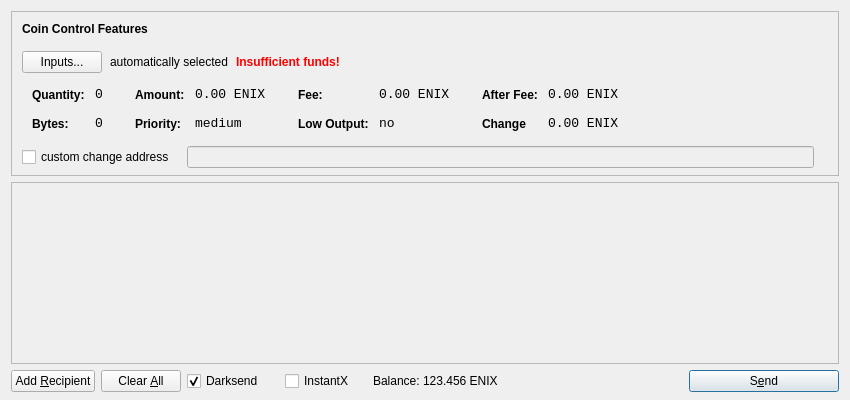
<?xml version="1.0" encoding="UTF-8"?>
<ui version="4.0">
 <class>SendCoinsDialog</class>
 <widget class="QDialog" name="SendCoinsDialog">
  <property name="geometry">
   <rect>
    <x>0</x>
    <y>0</y>
    <width>850</width>
    <height>400</height>
   </rect>
  </property>
  <property name="windowTitle">
   <string>Send Coins</string>
  </property>
  <layout class="QVBoxLayout" name="verticalLayout" stretch="0,1,0">
   <property name="bottomMargin">
    <number>8</number>
   </property>
   <item>
    <widget class="QFrame" name="frameCoinControl">
     <property name="sizePolicy">
      <sizepolicy hsizetype="Expanding" vsizetype="Expanding">
       <horstretch>0</horstretch>
       <verstretch>0</verstretch>
      </sizepolicy>
     </property>
     <property name="maximumSize">
      <size>
       <width>16777215</width>
       <height>16777215</height>
      </size>
     </property>
     <property name="frameShape">
      <enum>QFrame::StyledPanel</enum>
     </property>
     <property name="frameShadow">
      <enum>QFrame::Sunken</enum>
     </property>
     <layout class="QVBoxLayout" name="verticalLayoutCoinControl2">
      <property name="spacing">
       <number>-1</number>
      </property>
      <property name="leftMargin">
       <number>0</number>
      </property>
      <property name="topMargin">
       <number>0</number>
      </property>
      <property name="rightMargin">
       <number>0</number>
      </property>
      <property name="bottomMargin">
       <number>6</number>
      </property>
      <item>
       <layout class="QVBoxLayout" name="verticalLayoutCoinControl" stretch="0,0,0,0,1">
        <property name="spacing">
         <number>0</number>
        </property>
        <property name="leftMargin">
         <number>10</number>
        </property>
        <property name="topMargin">
         <number>10</number>
        </property>
        <item>
         <layout class="QHBoxLayout" name="horizontalLayoutCoinControl1">
          <property name="bottomMargin">
           <number>15</number>
          </property>
          <item>
           <widget class="QLabel" name="labelCoinControlFeatures">
            <property name="sizePolicy">
             <sizepolicy hsizetype="Preferred" vsizetype="Maximum">
              <horstretch>0</horstretch>
              <verstretch>0</verstretch>
             </sizepolicy>
            </property>
            <property name="font">
             <font>
              <weight>75</weight>
              <bold>true</bold>
             </font>
            </property>
            <property name="styleSheet">
             <string notr="true">font-weight:bold;</string>
            </property>
            <property name="text">
             <string>Coin Control Features</string>
            </property>
           </widget>
          </item>
         </layout>
        </item>
        <item>
         <layout class="QHBoxLayout" name="horizontalLayoutCoinControl2" stretch="0,0,0,0">
          <property name="spacing">
           <number>8</number>
          </property>
          <property name="bottomMargin">
           <number>10</number>
          </property>
          <item>
           <widget class="QPushButton" name="pushButtonCoinControl">
            <property name="styleSheet">
             <string notr="true"/>
            </property>
            <property name="text">
             <string>Inputs...</string>
            </property>
           </widget>
          </item>
          <item>
           <widget class="QLabel" name="labelCoinControlAutomaticallySelected">
            <property name="text">
             <string>automatically selected</string>
            </property>
            <property name="margin">
             <number>5</number>
            </property>
           </widget>
          </item>
          <item>
           <widget class="QLabel" name="labelCoinControlInsuffFunds">
            <property name="font">
             <font>
              <weight>75</weight>
              <bold>true</bold>
             </font>
            </property>
            <property name="styleSheet">
             <string notr="true">color:red;font-weight:bold;</string>
            </property>
            <property name="text">
             <string>Insufficient funds!</string>
            </property>
            <property name="margin">
             <number>5</number>
            </property>
           </widget>
          </item>
          <item>
           <spacer name="horizontalSpacerCoinControl">
            <property name="orientation">
             <enum>Qt::Horizontal</enum>
            </property>
            <property name="sizeHint" stdset="0">
             <size>
              <width>40</width>
              <height>1</height>
             </size>
            </property>
           </spacer>
          </item>
         </layout>
        </item>
        <item>
         <widget class="QWidget" name="widgetCoinControl" native="true">
          <property name="sizePolicy">
           <sizepolicy hsizetype="Preferred" vsizetype="Preferred">
            <horstretch>0</horstretch>
            <verstretch>0</verstretch>
           </sizepolicy>
          </property>
          <property name="minimumSize">
           <size>
            <width>0</width>
            <height>0</height>
           </size>
          </property>
          <property name="styleSheet">
           <string notr="true"/>
          </property>
          <layout class="QHBoxLayout" name="horizontalLayoutCoinControl5">
           <property name="margin">
            <number>0</number>
           </property>
           <item>
            <layout class="QHBoxLayout" name="horizontalLayoutCoinControl3" stretch="0,0,0,1">
             <property name="spacing">
              <number>20</number>
             </property>
             <property name="topMargin">
              <number>0</number>
             </property>
             <property name="bottomMargin">
              <number>10</number>
             </property>
             <item>
              <layout class="QFormLayout" name="formLayoutCoinControl1">
               <property name="horizontalSpacing">
                <number>10</number>
               </property>
               <property name="verticalSpacing">
                <number>14</number>
               </property>
               <property name="leftMargin">
                <number>10</number>
               </property>
               <property name="topMargin">
                <number>4</number>
               </property>
               <property name="rightMargin">
                <number>6</number>
               </property>
               <item row="0" column="0">
                <widget class="QLabel" name="labelCoinControlQuantityText">
                 <property name="styleSheet">
                  <string notr="true">font-weight:bold;</string>
                 </property>
                 <property name="text">
                  <string>Quantity:</string>
                 </property>
                 <property name="margin">
                  <number>0</number>
                 </property>
                </widget>
               </item>
               <item row="0" column="1">
                <widget class="QLabel" name="labelCoinControlQuantity">
                 <property name="font">
                  <font>
                   <family>Monospace</family>
                   <pointsize>10</pointsize>
                  </font>
                 </property>
                 <property name="cursor">
                  <cursorShape>IBeamCursor</cursorShape>
                 </property>
                 <property name="contextMenuPolicy">
                  <enum>Qt::ActionsContextMenu</enum>
                 </property>
                 <property name="text">
                  <string>0</string>
                 </property>
                 <property name="margin">
                  <number>0</number>
                 </property>
                 <property name="textInteractionFlags">
                  <set>Qt::LinksAccessibleByMouse|Qt::TextSelectableByKeyboard|Qt::TextSelectableByMouse</set>
                 </property>
                </widget>
               </item>
               <item row="1" column="0">
                <widget class="QLabel" name="labelCoinControlBytesText">
                 <property name="styleSheet">
                  <string notr="true">font-weight:bold;</string>
                 </property>
                 <property name="text">
                  <string>Bytes:</string>
                 </property>
                </widget>
               </item>
               <item row="1" column="1">
                <widget class="QLabel" name="labelCoinControlBytes">
                 <property name="font">
                  <font>
                   <family>Monospace</family>
                   <pointsize>10</pointsize>
                  </font>
                 </property>
                 <property name="cursor">
                  <cursorShape>IBeamCursor</cursorShape>
                 </property>
                 <property name="contextMenuPolicy">
                  <enum>Qt::ActionsContextMenu</enum>
                 </property>
                 <property name="text">
                  <string>0</string>
                 </property>
                 <property name="textInteractionFlags">
                  <set>Qt::LinksAccessibleByMouse|Qt::TextSelectableByKeyboard|Qt::TextSelectableByMouse</set>
                 </property>
                </widget>
               </item>
              </layout>
             </item>
             <item>
              <layout class="QFormLayout" name="formLayoutCoinControl2">
               <property name="horizontalSpacing">
                <number>10</number>
               </property>
               <property name="verticalSpacing">
                <number>14</number>
               </property>
               <property name="leftMargin">
                <number>6</number>
               </property>
               <property name="topMargin">
                <number>4</number>
               </property>
               <property name="rightMargin">
                <number>6</number>
               </property>
               <item row="0" column="0">
                <widget class="QLabel" name="labelCoinControlAmountText">
                 <property name="styleSheet">
                  <string notr="true">font-weight:bold;</string>
                 </property>
                 <property name="text">
                  <string>Amount:</string>
                 </property>
                 <property name="margin">
                  <number>0</number>
                 </property>
                </widget>
               </item>
               <item row="0" column="1">
                <widget class="QLabel" name="labelCoinControlAmount">
                 <property name="font">
                  <font>
                   <family>Monospace</family>
                   <pointsize>10</pointsize>
                  </font>
                 </property>
                 <property name="cursor">
                  <cursorShape>IBeamCursor</cursorShape>
                 </property>
                 <property name="contextMenuPolicy">
                  <enum>Qt::ActionsContextMenu</enum>
                 </property>
                 <property name="text">
                  <string>0.00 ENIX</string>
                 </property>
                 <property name="textInteractionFlags">
                  <set>Qt::LinksAccessibleByMouse|Qt::TextSelectableByKeyboard|Qt::TextSelectableByMouse</set>
                 </property>
                </widget>
               </item>
               <item row="1" column="0">
                <widget class="QLabel" name="labelCoinControlPriorityText">
                 <property name="styleSheet">
                  <string notr="true">font-weight:bold;</string>
                 </property>
                 <property name="text">
                  <string>Priority:</string>
                 </property>
                </widget>
               </item>
               <item row="1" column="1">
                <widget class="QLabel" name="labelCoinControlPriority">
                 <property name="font">
                  <font>
                   <family>Monospace</family>
                   <pointsize>10</pointsize>
                  </font>
                 </property>
                 <property name="cursor">
                  <cursorShape>IBeamCursor</cursorShape>
                 </property>
                 <property name="contextMenuPolicy">
                  <enum>Qt::ActionsContextMenu</enum>
                 </property>
                 <property name="text">
                  <string>medium</string>
                 </property>
                 <property name="textInteractionFlags">
                  <set>Qt::LinksAccessibleByMouse|Qt::TextSelectableByKeyboard|Qt::TextSelectableByMouse</set>
                 </property>
                </widget>
               </item>
              </layout>
             </item>
             <item>
              <layout class="QFormLayout" name="formLayoutCoinControl3">
               <property name="horizontalSpacing">
                <number>10</number>
               </property>
               <property name="verticalSpacing">
                <number>14</number>
               </property>
               <property name="leftMargin">
                <number>6</number>
               </property>
               <property name="topMargin">
                <number>4</number>
               </property>
               <property name="rightMargin">
                <number>6</number>
               </property>
               <item row="0" column="0">
                <widget class="QLabel" name="labelCoinControlFeeText">
                 <property name="styleSheet">
                  <string notr="true">font-weight:bold;</string>
                 </property>
                 <property name="text">
                  <string>Fee:</string>
                 </property>
                 <property name="margin">
                  <number>0</number>
                 </property>
                </widget>
               </item>
               <item row="0" column="1">
                <widget class="QLabel" name="labelCoinControlFee">
                 <property name="font">
                  <font>
                   <family>Monospace</family>
                   <pointsize>10</pointsize>
                  </font>
                 </property>
                 <property name="cursor">
                  <cursorShape>IBeamCursor</cursorShape>
                 </property>
                 <property name="contextMenuPolicy">
                  <enum>Qt::ActionsContextMenu</enum>
                 </property>
                 <property name="text">
                  <string>0.00 ENIX</string>
                 </property>
                 <property name="textInteractionFlags">
                  <set>Qt::LinksAccessibleByMouse|Qt::TextSelectableByKeyboard|Qt::TextSelectableByMouse</set>
                 </property>
                </widget>
               </item>
               <item row="1" column="0">
                <widget class="QLabel" name="labelCoinControlLowOutputText">
                 <property name="styleSheet">
                  <string notr="true">font-weight:bold;</string>
                 </property>
                 <property name="text">
                  <string>Low Output:</string>
                 </property>
                </widget>
               </item>
               <item row="1" column="1">
                <widget class="QLabel" name="labelCoinControlLowOutput">
                 <property name="font">
                  <font>
                   <family>Monospace</family>
                   <pointsize>10</pointsize>
                  </font>
                 </property>
                 <property name="cursor">
                  <cursorShape>IBeamCursor</cursorShape>
                 </property>
                 <property name="contextMenuPolicy">
                  <enum>Qt::ActionsContextMenu</enum>
                 </property>
                 <property name="text">
                  <string>no</string>
                 </property>
                 <property name="textInteractionFlags">
                  <set>Qt::LinksAccessibleByMouse|Qt::TextSelectableByKeyboard|Qt::TextSelectableByMouse</set>
                 </property>
                </widget>
               </item>
              </layout>
             </item>
             <item>
              <layout class="QFormLayout" name="formLayoutCoinControl4">
               <property name="horizontalSpacing">
                <number>10</number>
               </property>
               <property name="verticalSpacing">
                <number>14</number>
               </property>
               <property name="leftMargin">
                <number>6</number>
               </property>
               <property name="topMargin">
                <number>4</number>
               </property>
               <property name="rightMargin">
                <number>6</number>
               </property>
               <item row="0" column="0">
                <widget class="QLabel" name="labelCoinControlAfterFeeText">
                 <property name="styleSheet">
                  <string notr="true">font-weight:bold;</string>
                 </property>
                 <property name="text">
                  <string>After Fee:</string>
                 </property>
                 <property name="margin">
                  <number>0</number>
                 </property>
                </widget>
               </item>
               <item row="0" column="1">
                <widget class="QLabel" name="labelCoinControlAfterFee">
                 <property name="font">
                  <font>
                   <family>Monospace</family>
                   <pointsize>10</pointsize>
                  </font>
                 </property>
                 <property name="cursor">
                  <cursorShape>IBeamCursor</cursorShape>
                 </property>
                 <property name="contextMenuPolicy">
                  <enum>Qt::ActionsContextMenu</enum>
                 </property>
                 <property name="text">
                  <string>0.00 ENIX</string>
                 </property>
                 <property name="textInteractionFlags">
                  <set>Qt::LinksAccessibleByMouse|Qt::TextSelectableByKeyboard|Qt::TextSelectableByMouse</set>
                 </property>
                </widget>
               </item>
               <item row="1" column="0">
                <widget class="QLabel" name="labelCoinControlChangeText">
                 <property name="styleSheet">
                  <string notr="true">font-weight:bold;</string>
                 </property>
                 <property name="text">
                  <string>Change</string>
                 </property>
                </widget>
               </item>
               <item row="1" column="1">
                <widget class="QLabel" name="labelCoinControlChange">
                 <property name="font">
                  <font>
                   <family>Monospace</family>
                   <pointsize>10</pointsize>
                  </font>
                 </property>
                 <property name="cursor">
                  <cursorShape>IBeamCursor</cursorShape>
                 </property>
                 <property name="contextMenuPolicy">
                  <enum>Qt::ActionsContextMenu</enum>
                 </property>
                 <property name="text">
                  <string>0.00 ENIX</string>
                 </property>
                 <property name="textInteractionFlags">
                  <set>Qt::LinksAccessibleByMouse|Qt::TextSelectableByKeyboard|Qt::TextSelectableByMouse</set>
                 </property>
                </widget>
               </item>
              </layout>
             </item>
            </layout>
           </item>
          </layout>
         </widget>
        </item>
        <item>
         <layout class="QHBoxLayout" name="horizontalLayoutCoinControl4" stretch="0,0,0">
          <property name="spacing">
           <number>12</number>
          </property>
          <property name="sizeConstraint">
           <enum>QLayout::SetDefaultConstraint</enum>
          </property>
          <property name="topMargin">
           <number>5</number>
          </property>
          <property name="rightMargin">
           <number>5</number>
          </property>
          <item>
           <widget class="QCheckBox" name="checkBoxCoinControlChange">
            <property name="text">
             <string>custom change address</string>
            </property>
           </widget>
          </item>
          <item>
           <widget class="QLineEdit" name="lineEditCoinControlChange">
            <property name="enabled">
             <bool>false</bool>
            </property>
            <property name="sizePolicy">
             <sizepolicy hsizetype="Expanding" vsizetype="Fixed">
              <horstretch>0</horstretch>
              <verstretch>0</verstretch>
             </sizepolicy>
            </property>
           </widget>
          </item>
          <item>
           <widget class="QLabel" name="labelCoinControlChangeLabel">
            <property name="sizePolicy">
             <sizepolicy hsizetype="Preferred" vsizetype="Expanding">
              <horstretch>0</horstretch>
              <verstretch>0</verstretch>
             </sizepolicy>
            </property>
            <property name="minimumSize">
             <size>
              <width>0</width>
              <height>0</height>
             </size>
            </property>
            <property name="text">
             <string/>
            </property>
            <property name="margin">
             <number>3</number>
            </property>
           </widget>
          </item>
         </layout>
        </item>
        <item>
         <spacer name="verticalSpacerCoinControl">
          <property name="orientation">
           <enum>Qt::Vertical</enum>
          </property>
          <property name="sizeHint" stdset="0">
           <size>
            <width>800</width>
            <height>1</height>
           </size>
          </property>
         </spacer>
        </item>
       </layout>
      </item>
     </layout>
    </widget>
   </item>
   <item>
    <widget class="QScrollArea" name="scrollArea">
     <property name="widgetResizable">
      <bool>true</bool>
     </property>
     <widget class="QWidget" name="scrollAreaWidgetContents">
      <property name="geometry">
       <rect>
        <x>0</x>
        <y>0</y>
        <width>830</width>
        <height>165</height>
       </rect>
      </property>
      <layout class="QVBoxLayout" name="verticalLayout_2">
       <property name="margin">
        <number>0</number>
       </property>
       <item>
        <layout class="QVBoxLayout" name="entries">
         <property name="spacing">
          <number>6</number>
         </property>
        </layout>
       </item>
       <item>
        <spacer name="verticalSpacer">
         <property name="orientation">
          <enum>Qt::Vertical</enum>
         </property>
         <property name="sizeHint" stdset="0">
          <size>
           <width>20</width>
           <height>40</height>
          </size>
         </property>
        </spacer>
       </item>
      </layout>
     </widget>
    </widget>
   </item>
   <item>
    <layout class="QHBoxLayout" name="horizontalLayout">
     <item>
      <widget class="QPushButton" name="addButton">
       <property name="toolTip">
        <string>Send to multiple recipients at once</string>
       </property>
       <property name="text">
        <string>Add &amp;Recipient</string>
       </property>
       <property name="autoDefault">
        <bool>false</bool>
       </property>
      </widget>
     </item>
     <item>
      <widget class="QPushButton" name="clearButton">
       <property name="sizePolicy">
        <sizepolicy hsizetype="Minimum" vsizetype="Fixed">
         <horstretch>0</horstretch>
         <verstretch>0</verstretch>
        </sizepolicy>
       </property>
       <property name="toolTip">
        <string>Remove all transaction fields</string>
       </property>
       <property name="text">
        <string>Clear &amp;All</string>
       </property>
       <property name="autoRepeatDelay">
        <number>300</number>
       </property>
       <property name="autoDefault">
        <bool>false</bool>
       </property>
      </widget>
     </item>
     <item>
      <layout class="QHBoxLayout" name="horizontalLayout_2">
       <property name="spacing">
        <number>3</number>
       </property>
        <item>
        <widget class="QCheckBox" name="checkUseDarksend">
         <property name="minimumSize">
          <size>
           <width>95</width>
           <height>0</height>
          </size>
         </property>
         <property name="text">
          <string>Darksend</string>
         </property>
         <property name="checked">
          <bool>true</bool>
         </property>
        </widget>
       </item>
       <item>
        <widget class="QCheckBox" name="checkInstantX">
         <property name="enabled">
          <bool>true</bool>
         </property>
         <property name="minimumSize">
          <size>
           <width>85</width>
           <height>0</height>
          </size>
         </property>
         <property name="text">
          <string>InstantX</string>
         </property>
        </widget>
       </item>
       <item>
        <widget class="QLabel" name="label">
         <property name="sizePolicy">
          <sizepolicy hsizetype="Preferred" vsizetype="Fixed">
           <horstretch>0</horstretch>
           <verstretch>0</verstretch>
          </sizepolicy>
         </property>
         <property name="text">
          <string>Balance:</string>
         </property>
        </widget>
       </item>
       <item>
        <widget class="QLabel" name="labelBalance">
         <property name="sizePolicy">
          <sizepolicy hsizetype="Preferred" vsizetype="Fixed">
           <horstretch>0</horstretch>
           <verstretch>0</verstretch>
          </sizepolicy>
         </property>
         <property name="cursor">
          <cursorShape>IBeamCursor</cursorShape>
         </property>
         <property name="text">
          <string>123.456 ENIX</string>
         </property>
         <property name="textInteractionFlags">
          <set>Qt::LinksAccessibleByMouse|Qt::TextSelectableByKeyboard|Qt::TextSelectableByMouse</set>
         </property>
        </widget>
       </item>
      </layout>
     </item>
     <item>
      <spacer name="horizontalSpacer">
       <property name="orientation">
        <enum>Qt::Horizontal</enum>
       </property>
       <property name="sizeHint" stdset="0">
        <size>
         <width>40</width>
         <height>20</height>
        </size>
       </property>
      </spacer>
     </item>
     <item>
      <widget class="QPushButton" name="sendButton">
       <property name="minimumSize">
        <size>
         <width>150</width>
         <height>0</height>
        </size>
       </property>
       <property name="toolTip">
        <string>Confirm the send action</string>
       </property>
       <property name="text">
        <string>S&amp;end</string>
       </property>
       <property name="icon">
        <iconset resource="../bitcoin.qrc">
         <normaloff>:/icons/send</normaloff>:/icons/send</iconset>
       </property>
       <property name="default">
        <bool>true</bool>
       </property>
      </widget>
     </item>
    </layout>
   </item>
  </layout>
 </widget>
 <resources>
  <include location="../bitcoin.qrc"/>
 </resources>
 <connections/>
</ui>
